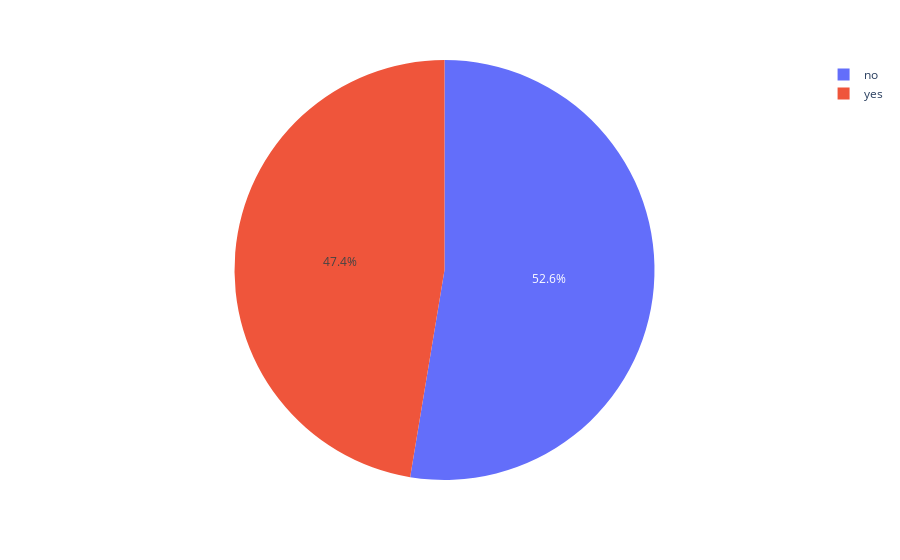

Source (notebook cell):
### Markdown cell above
Mostly data is right skewed.

### Code cell
px.pie(df,names=df["deposit"])

### Figure 1 — Plotly figure (JSON) as saved in the notebook; plotly's stock layout.template omitted (floating-point values rounded to 4 significant figures; data arrays with more than 128 entries replaced by an {"elided": "..."} marker saying what was removed)
{"data": [{"domain": {"x": [0, 1], "y": [0, 1]}, "hovertemplate": "deposit=%{label}<extra></extra>", "labels": {"elided": "11162 str values"}, "legendgroup": "", "name": "", "showlegend": true, "type": "pie"}], "layout": {"autosize": true, "legend": {"tracegroupgap": 0}, "margin": {"t": 60}}}
